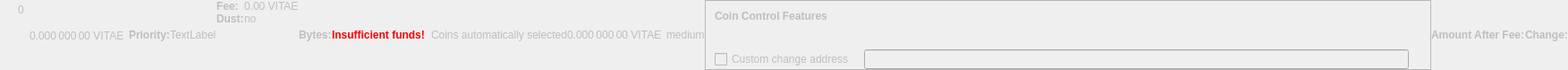
    <widget class="QWidget" name="dummyHideWidget" native="true">
     <property name="enabled">
      <bool>false</bool>
     </property>
     <property name="maximumSize">
      <size>
       <width>100</width>
       <height>22</height>
      </size>
     </property>
     <layout class="QHBoxLayout" name="dummyHideLayout">
      <property name="spacing">
       <number>0</number>
      </property>
      <property name="margin">
       <number>0</number>
      </property>
      <item>
       <layout class="QFormLayout" name="formLayoutCoinControl1">
        <property name="horizontalSpacing">
         <number>10</number>
        </property>
        <property name="verticalSpacing">
         <number>14</number>
        </property>
        <property name="leftMargin">
         <number>10</number>
        </property>
        <property name="topMargin">
         <number>4</number>
        </property>
        <property name="rightMargin">
         <number>6</number>
        </property>
        <item row="0" column="1">
         <widget class="QLabel" name="labelCoinControlBytes">
          <property name="cursor">
           <cursorShape>IBeamCursor</cursorShape>
          </property>
          <property name="contextMenuPolicy">
           <enum>Qt::ActionsContextMenu</enum>
          </property>
          <property name="text">
           <string notr="true">0</string>
          </property>
          <property name="textInteractionFlags">
           <set>Qt::LinksAccessibleByMouse|Qt::TextSelectableByKeyboard|Qt::TextSelectableByMouse</set>
          </property>
         </widget>
        </item>
       </layout>
      </item>
      <item>
       <widget class="QLabel" name="labelCoinControlAfterFee">
        <property name="enabled">
         <bool>false</bool>
        </property>
        <property name="sizePolicy">
         <sizepolicy hsizetype="Fixed" vsizetype="Fixed">
          <horstretch>0</horstretch>
          <verstretch>0</verstretch>
         </sizepolicy>
        </property>
        <property name="minimumSize">
         <size>
          <width>111</width>
          <height>12</height>
         </size>
        </property>
        <property name="maximumSize">
         <size>
          <width>111</width>
          <height>12</height>
         </size>
        </property>
        <property name="cursor">
         <cursorShape>IBeamCursor</cursorShape>
        </property>
        <property name="contextMenuPolicy">
         <enum>Qt::ActionsContextMenu</enum>
        </property>
        <property name="text">
         <string notr="true">0.000 000 00 VITAE</string>
        </property>
        <property name="textInteractionFlags">
         <set>Qt::LinksAccessibleByMouse|Qt::TextSelectableByKeyboard|Qt::TextSelectableByMouse</set>
        </property>
       </widget>
      </item>
      <item>
       <widget class="QLabel" name="labelCoinControlPriorityText">
        <property name="enabled">
         <bool>false</bool>
        </property>
        <property name="font">
         <font>
          <weight>75</weight>
          <bold>true</bold>
         </font>
        </property>
        <property name="text">
         <string>Priority:</string>
        </property>
       </widget>
      </item>
      <item>
       <layout class="QHBoxLayout" name="horizontalLayout">
        <item>
         <widget class="QLabel" name="WarningLabel">
          <property name="text">
           <string>TextLabel</string>
          </property>
         </widget>
        </item>
       </layout>
      </item>
      <item>
       <layout class="QFormLayout" name="formLayoutCoinControl3">
        <property name="horizontalSpacing">
         <number>0</number>
        </property>
        <property name="verticalSpacing">
         <number>0</number>
        </property>
        <property name="leftMargin">
         <number>0</number>
        </property>
        <property name="topMargin">
         <number>0</number>
        </property>
        <property name="rightMargin">
         <number>0</number>
        </property>
        <item row="0" column="0">
         <widget class="QLabel" name="labelCoinControlFeeText">
          <property name="enabled">
           <bool>false</bool>
          </property>
          <property name="font">
           <font>
            <weight>75</weight>
            <bold>true</bold>
           </font>
          </property>
          <property name="text">
           <string>Fee:</string>
          </property>
          <property name="margin">
           <number>0</number>
          </property>
         </widget>
        </item>
        <item row="0" column="1">
         <widget class="QLabel" name="labelCoinControlFee">
          <property name="enabled">
           <bool>false</bool>
          </property>
          <property name="cursor">
           <cursorShape>IBeamCursor</cursorShape>
          </property>
          <property name="contextMenuPolicy">
           <enum>Qt::ActionsContextMenu</enum>
          </property>
          <property name="text">
           <string notr="true">0.00 VITAE</string>
          </property>
          <property name="textInteractionFlags">
           <set>Qt::LinksAccessibleByMouse|Qt::TextSelectableByKeyboard|Qt::TextSelectableByMouse</set>
          </property>
         </widget>
        </item>
        <item row="1" column="0">
         <widget class="QLabel" name="labelCoinControlLowOutputText">
          <property name="enabled">
           <bool>false</bool>
          </property>
          <property name="font">
           <font>
            <weight>75</weight>
            <bold>true</bold>
           </font>
          </property>
          <property name="text">
           <string>Dust:</string>
          </property>
         </widget>
        </item>
        <item row="1" column="1">
         <widget class="QLabel" name="labelCoinControlLowOutput">
          <property name="enabled">
           <bool>false</bool>
          </property>
          <property name="cursor">
           <cursorShape>IBeamCursor</cursorShape>
          </property>
          <property name="contextMenuPolicy">
           <enum>Qt::ActionsContextMenu</enum>
          </property>
          <property name="text">
           <string>no</string>
          </property>
          <property name="textInteractionFlags">
           <set>Qt::LinksAccessibleByMouse|Qt::TextSelectableByKeyboard|Qt::TextSelectableByMouse</set>
          </property>
         </widget>
        </item>
       </layout>
      </item>
      <item>
       <widget class="QLabel" name="labelCoinControlBytesText">
        <property name="enabled">
         <bool>false</bool>
        </property>
        <property name="font">
         <font>
          <weight>75</weight>
          <bold>true</bold>
         </font>
        </property>
        <property name="text">
         <string>Bytes:</string>
        </property>
       </widget>
      </item>
      <item>
       <layout class="QFormLayout" name="formLayoutCoinControl2">
        <property name="horizontalSpacing">
         <number>0</number>
        </property>
        <property name="verticalSpacing">
         <number>0</number>
        </property>
        <property name="leftMargin">
         <number>0</number>
        </property>
        <property name="topMargin">
         <number>0</number>
        </property>
        <property name="rightMargin">
         <number>0</number>
        </property>
       </layout>
      </item>
      <item>
       <layout class="QHBoxLayout" name="horizontalLayoutCoinControl2">
        <property name="spacing">
         <number>0</number>
        </property>
        <property name="bottomMargin">
         <number>0</number>
        </property>
       </layout>
      </item>
      <item>
       <widget class="QLabel" name="labelCoinControlInsuffFunds">
        <property name="enabled">
         <bool>false</bool>
        </property>
        <property name="minimumSize">
         <size>
          <width>0</width>
          <height>0</height>
         </size>
        </property>
        <property name="font">
         <font>
          <weight>75</weight>
          <bold>true</bold>
         </font>
        </property>
        <property name="styleSheet">
         <string notr="true">color:red;font-weight:bold;</string>
        </property>
        <property name="text">
         <string>Insufficient funds!</string>
        </property>
        <property name="margin">
         <number>5</number>
        </property>
       </widget>
      </item>
      <item>
       <layout class="QFormLayout" name="formLayoutCoinControl4">
        <property name="horizontalSpacing">
         <number>0</number>
        </property>
        <property name="verticalSpacing">
         <number>0</number>
        </property>
        <property name="leftMargin">
         <number>0</number>
        </property>
        <property name="topMargin">
         <number>0</number>
        </property>
        <property name="rightMargin">
         <number>0</number>
        </property>
       </layout>
      </item>
      <item>
       <widget class="QLabel" name="labelCoinControlChangeLabel">
        <property name="enabled">
         <bool>false</bool>
        </property>
        <property name="sizePolicy">
         <sizepolicy hsizetype="Preferred" vsizetype="Expanding">
          <horstretch>0</horstretch>
          <verstretch>0</verstretch>
         </sizepolicy>
        </property>
        <property name="minimumSize">
         <size>
          <width>0</width>
          <height>0</height>
         </size>
        </property>
        <property name="text">
         <string/>
        </property>
        <property name="margin">
         <number>3</number>
        </property>
       </widget>
      </item>
      <item>
       <widget class="QLabel" name="labelCoinControlAutomaticallySelected">
        <property name="enabled">
         <bool>false</bool>
        </property>
        <property name="sizePolicy">
         <sizepolicy hsizetype="Fixed" vsizetype="Fixed">
          <horstretch>0</horstretch>
          <verstretch>0</verstretch>
         </sizepolicy>
        </property>
        <property name="minimumSize">
         <size>
          <width>0</width>
          <height>0</height>
         </size>
        </property>
        <property name="maximumSize">
         <size>
          <width>240</width>
          <height>16777215</height>
         </size>
        </property>
        <property name="text">
         <string>Coins automatically selected</string>
        </property>
        <property name="margin">
         <number>5</number>
        </property>
       </widget>
      </item>
      <item>
       <widget class="QLabel" name="labelCoinControlChange">
        <property name="enabled">
         <bool>false</bool>
        </property>
        <property name="sizePolicy">
         <sizepolicy hsizetype="Fixed" vsizetype="Fixed">
          <horstretch>0</horstretch>
          <verstretch>0</verstretch>
         </sizepolicy>
        </property>
        <property name="minimumSize">
         <size>
          <width>111</width>
          <height>0</height>
         </size>
        </property>
        <property name="maximumSize">
         <size>
          <width>111</width>
          <height>16777215</height>
         </size>
        </property>
        <property name="cursor">
         <cursorShape>IBeamCursor</cursorShape>
        </property>
        <property name="contextMenuPolicy">
         <enum>Qt::ActionsContextMenu</enum>
        </property>
        <property name="text">
         <string notr="true">0.000 000 00 VITAE</string>
        </property>
        <property name="textInteractionFlags">
         <set>Qt::LinksAccessibleByMouse|Qt::TextSelectableByKeyboard|Qt::TextSelectableByMouse</set>
        </property>
       </widget>
      </item>
      <item>
       <widget class="QLabel" name="labelCoinControlPriority">
        <property name="enabled">
         <bool>false</bool>
        </property>
        <property name="cursor">
         <cursorShape>IBeamCursor</cursorShape>
        </property>
        <property name="contextMenuPolicy">
         <enum>Qt::ActionsContextMenu</enum>
        </property>
        <property name="text">
         <string>medium</string>
        </property>
        <property name="textInteractionFlags">
         <set>Qt::LinksAccessibleByMouse|Qt::TextSelectableByKeyboard|Qt::TextSelectableByMouse</set>
        </property>
       </widget>
      </item>
      <item>
       <widget class="QFrame" name="frameCoinControl">
        <property name="sizePolicy">
         <sizepolicy hsizetype="Expanding" vsizetype="Expanding">
          <horstretch>0</horstretch>
          <verstretch>0</verstretch>
         </sizepolicy>
        </property>
        <property name="maximumSize">
         <size>
          <width>16777215</width>
          <height>16777215</height>
         </size>
        </property>
        <property name="frameShape">
         <enum>QFrame::StyledPanel</enum>
        </property>
        <property name="frameShadow">
         <enum>QFrame::Sunken</enum>
        </property>
        <layout class="QVBoxLayout" name="verticalLayoutCoinControl2_2">
         <property name="spacing">
          <number>0</number>
         </property>
         <property name="margin">
          <number>0</number>
         </property>
         <item>
          <layout class="QVBoxLayout" name="verticalLayoutCoinControl" stretch="0,0,0,1">
           <property name="spacing">
            <number>0</number>
           </property>
           <property name="leftMargin">
            <number>10</number>
           </property>
           <property name="topMargin">
            <number>10</number>
           </property>
           <item>
            <layout class="QHBoxLayout" name="horizontalLayoutCoinControl1">
             <property name="bottomMargin">
              <number>15</number>
             </property>
             <item>
              <widget class="QLabel" name="labelCoinControlFeatures">
               <property name="enabled">
                <bool>false</bool>
               </property>
               <property name="sizePolicy">
                <sizepolicy hsizetype="Preferred" vsizetype="Maximum">
                 <horstretch>0</horstretch>
                 <verstretch>0</verstretch>
                </sizepolicy>
               </property>
               <property name="font">
                <font>
                 <weight>75</weight>
                 <bold>true</bold>
                </font>
               </property>
               <property name="styleSheet">
                <string notr="true">font-weight:bold;</string>
               </property>
               <property name="text">
                <string>Coin Control Features</string>
               </property>
              </widget>
             </item>
            </layout>
           </item>
           <item>
            <widget class="QWidget" name="widgetCoinControl" native="true">
             <property name="sizePolicy">
              <sizepolicy hsizetype="Preferred" vsizetype="Preferred">
               <horstretch>0</horstretch>
               <verstretch>0</verstretch>
              </sizepolicy>
             </property>
             <property name="minimumSize">
              <size>
               <width>0</width>
               <height>0</height>
              </size>
             </property>
             <property name="styleSheet">
              <string notr="true"/>
             </property>
             <layout class="QHBoxLayout" name="horizontalLayoutCoinControl5_2">
              <property name="margin">
               <number>0</number>
              </property>
              <item>
               <layout class="QHBoxLayout" name="horizontalLayoutCoinControl3">
                <property name="spacing">
                 <number>20</number>
                </property>
                <property name="topMargin">
                 <number>0</number>
                </property>
                <property name="bottomMargin">
                 <number>10</number>
                </property>
               </layout>
              </item>
             </layout>
            </widget>
           </item>
           <item>
            <layout class="QHBoxLayout" name="horizontalLayoutCoinControl4" stretch="0,0,0">
             <property name="spacing">
              <number>12</number>
             </property>
             <property name="sizeConstraint">
              <enum>QLayout::SetDefaultConstraint</enum>
             </property>
             <property name="topMargin">
              <number>5</number>
             </property>
             <property name="rightMargin">
              <number>5</number>
             </property>
             <item>
              <widget class="QCheckBox" name="checkBoxCoinControlChange">
               <property name="enabled">
                <bool>false</bool>
               </property>
               <property name="toolTip">
                <string>If this is activated, but the change address is empty or invalid, change will be sent to a newly generated address.</string>
               </property>
               <property name="text">
                <string>Custom change address</string>
               </property>
              </widget>
             </item>
             <item>
              <widget class="QValidatedLineEdit" name="lineEditCoinControlChange">
               <property name="enabled">
                <bool>false</bool>
               </property>
               <property name="sizePolicy">
                <sizepolicy hsizetype="Expanding" vsizetype="Fixed">
                 <horstretch>0</horstretch>
                 <verstretch>0</verstretch>
                </sizepolicy>
               </property>
              </widget>
             </item>
             <item>
              <widget class="QLabel" name="labelCoinControlChangeLabel_2">
               <property name="sizePolicy">
                <sizepolicy hsizetype="Preferred" vsizetype="Expanding">
                 <horstretch>0</horstretch>
                 <verstretch>0</verstretch>
                </sizepolicy>
               </property>
               <property name="minimumSize">
                <size>
                 <width>0</width>
                 <height>0</height>
                </size>
               </property>
               <property name="text">
                <string/>
               </property>
               <property name="margin">
                <number>3</number>
               </property>
              </widget>
             </item>
            </layout>
           </item>
           <item>
            <spacer name="verticalSpacerCoinControl">
             <property name="orientation">
              <enum>Qt::Vertical</enum>
             </property>
             <property name="sizeHint" stdset="0">
              <size>
               <width>800</width>
               <height>1</height>
              </size>
             </property>
            </spacer>
           </item>
          </layout>
         </item>
        </layout>
       </widget>
      </item>
      <item>
       <widget class="QLabel" name="labelCoinControlAfterFeeText">
        <property name="enabled">
         <bool>false</bool>
        </property>
        <property name="minimumSize">
         <size>
          <width>0</width>
          <height>0</height>
         </size>
        </property>
        <property name="maximumSize">
         <size>
          <width>16777215</width>
          <height>16777215</height>
         </size>
        </property>
        <property name="font">
         <font>
          <weight>75</weight>
          <bold>true</bold>
         </font>
        </property>
        <property name="text">
         <string>Amount After Fee:</string>
        </property>
        <property name="alignment">
         <set>Qt::AlignLeading|Qt::AlignLeft|Qt::AlignVCenter</set>
        </property>
        <property name="margin">
         <number>0</number>
        </property>
       </widget>
      </item>
      <item>
       <widget class="QLabel" name="labelCoinControlChangeText">
        <property name="enabled">
         <bool>false</bool>
        </property>
        <property name="sizePolicy">
         <sizepolicy hsizetype="Preferred" vsizetype="Preferred">
          <horstretch>0</horstretch>
          <verstretch>0</verstretch>
         </sizepolicy>
        </property>
        <property name="minimumSize">
         <size>
          <width>0</width>
          <height>0</height>
         </size>
        </property>
        <property name="maximumSize">
         <size>
          <width>16777215</width>
          <height>16777215</height>
         </size>
        </property>
        <property name="font">
         <font>
          <weight>75</weight>
          <bold>true</bold>
         </font>
        </property>
        <property name="text">
         <string>Change:</string>
        </property>
        <property name="alignment">
         <set>Qt::AlignLeading|Qt::AlignLeft|Qt::AlignVCenter</set>
        </property>
       </widget>
      </item>
     </layout>
    </widget>
